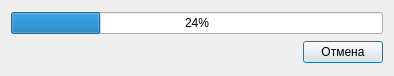
<?xml version="1.0" encoding="UTF-8"?>
<ui version="4.0">
 <class>ComputingStatus</class>
 <widget class="QDialog" name="ComputingStatus">
  <property name="geometry">
   <rect>
    <x>0</x>
    <y>0</y>
    <width>394</width>
    <height>76</height>
   </rect>
  </property>
  <property name="windowTitle">
   <string>Dialog</string>
  </property>
  <layout class="QVBoxLayout" name="verticalLayout">
   <item>
    <widget class="QProgressBar" name="progressBar">
     <property name="sizePolicy">
      <sizepolicy hsizetype="Expanding" vsizetype="Fixed">
       <horstretch>0</horstretch>
       <verstretch>0</verstretch>
      </sizepolicy>
     </property>
     <property name="value">
      <number>24</number>
     </property>
    </widget>
   </item>
   <item>
    <layout class="QHBoxLayout" name="horizontalLayout">
     <item>
      <spacer name="horizontalSpacer">
       <property name="orientation">
        <enum>Qt::Horizontal</enum>
       </property>
       <property name="sizeHint" stdset="0">
        <size>
         <width>40</width>
         <height>20</height>
        </size>
       </property>
      </spacer>
     </item>
     <item>
      <widget class="QPushButton" name="cancelPushButton">
       <property name="text">
        <string>Отмена</string>
       </property>
      </widget>
     </item>
    </layout>
   </item>
  </layout>
 </widget>
 <resources/>
 <connections/>
</ui>
